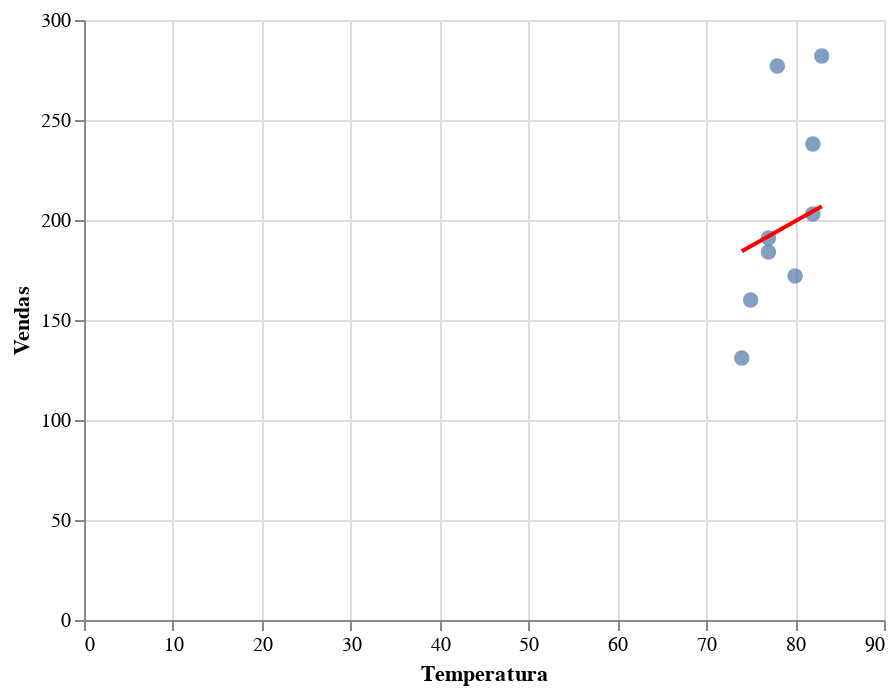

The cell this chart's notebook holds for it:
### Code cell
chart, erro = predizer_vendas_por_variavel('Temperatura', limonadas)
print('Erro médio', erro)
chart

### Figure 1 — Vega-Lite specification as saved in the notebook (floating-point values rounded to 4 significant figures)
{"$schema": "https://vega.github.io/schema/vega-lite/v2.6.0.json", "config": {"view": {"height": 300, "width": 400}}, "datasets": {"data-73bf86b3d4b2b4c00bf684b4a5490a86": [{"X": 78, "Y": 194.4}, {"X": 82, "Y": 204.4}, {"X": 83, "Y": 206.9}, {"X": 77, "Y": 191.9}, {"X": 75, "Y": 186.9}, {"X": 74, "Y": 184.4}, {"X": 77, "Y": 191.9}, {"X": 82, "Y": 204.4}, {"X": 80, "Y": 199.4}], "data-b88aea615de39d9a56281bb464f9f751": [{"Data": "2016-07-05T00:00:00", "Folhetos": 135, "Laranja": 118, "Limao": 159, "Local": "Beach", "LucroLaranja": 29.5, "LucroLimao": 39.75, "Preco": 0.25, "Rank": 20, "Revenue": 69.25, "Sales": 277, "Temperatura": 78}, {"Data": "2016-07-10T00:00:00", "Folhetos": 131, "Laranja": 98, "Limao": 140, "Local": "Beach", "LucroLaranja": 24.5, "LucroLimao": 35, "Preco": 0.25, "Rank": 8, "Revenue": 59.5, "Sales": 238, "Temperatura": 82}, {"Data": "2016-07-11T00:00:00", "Folhetos": 135, "Laranja": 120, "Limao": 162, "Local": "Beach", "LucroLaranja": 30, "LucroLimao": 40.5, "Preco": 0.25, "Rank": 3.5, "Revenue": 70.5, "Sales": 282, "Temperatura": 83}, {"Data": "2016-07-13T00:00:00", "Folhetos": 99, "Laranja": 75, "Limao": 109, "Local": "Beach", "LucroLaranja": 18.75, "LucroLimao": 27.25, "Preco": 0.25, "Rank": 23, "Revenue": 46, "Sales": 184, "Temperatura": 77}, {"Data": "2016-07-15T00:00:00", "Folhetos": 108, "Laranja": 62, "Limao": 98, "Local": "Beach", "LucroLaranja": 31, "LucroLimao": 49, "Preco": 0.5, "Rank": 26, "Revenue": 80, "Sales": 160, "Temperatura": 75}, {"Data": "2016-07-16T00:00:00", "Folhetos": 90, "Laranja": 50, "Limao": 81, "Local": "Beach", "LucroLaranja": 25, "LucroLimao": 40.5, "Preco": 0.5, "Rank": 27, "Revenue": 65.5, "Sales": 131, "Temperatura": 74}, {"Data": "2016-07-17T00:00:00", "Folhetos": 126, "Laranja": 76, "Limao": 115, "Local": "Beach", "LucroLaranja": 38, "LucroLimao": 57.5, "Preco": 0.5, "Rank": 23, "Revenue": 95.5, "Sales": 191, "Temperatura": 77}, {"Data": "2016-07-24T00:00:00", "Folhetos": 117, "Laranja": 82, "Limao": 121, "Local": "Park", "LucroLaranja": 41, "LucroLimao": 60.5, "Preco": 0.5, "Rank": 8, "Revenue": 101.5, "Sales": 203, "Temperatura": 82}, {"Data": "2016-07-27T00:00:00", "Folhetos": 99, "Laranja": 68, "Limao": 104, "Local": "Park", "LucroLaranja": 23.8, "LucroLimao": 36.4, "Preco": 0.35, "Rank": 17, "Revenue": 60.2, "Sales": 172, "Temperatura": 80}]}, "layer": [{"data": {"name": "data-b88aea615de39d9a56281bb464f9f751"}, "encoding": {"x": {"field": "Temperatura", "type": "quantitative"}, "y": {"field": "Sales", "type": "quantitative"}}, "mark": {"size": 60, "type": "circle"}}, {"data": {"name": "data-73bf86b3d4b2b4c00bf684b4a5490a86"}, "encoding": {"x": {"axis": {"title": "Temperatura"}, "field": "X", "type": "quantitative"}, "y": {"axis": {"title": "Vendas"}, "field": "Y", "type": "quantitative"}}, "mark": {"color": "red", "type": "line"}}]}
